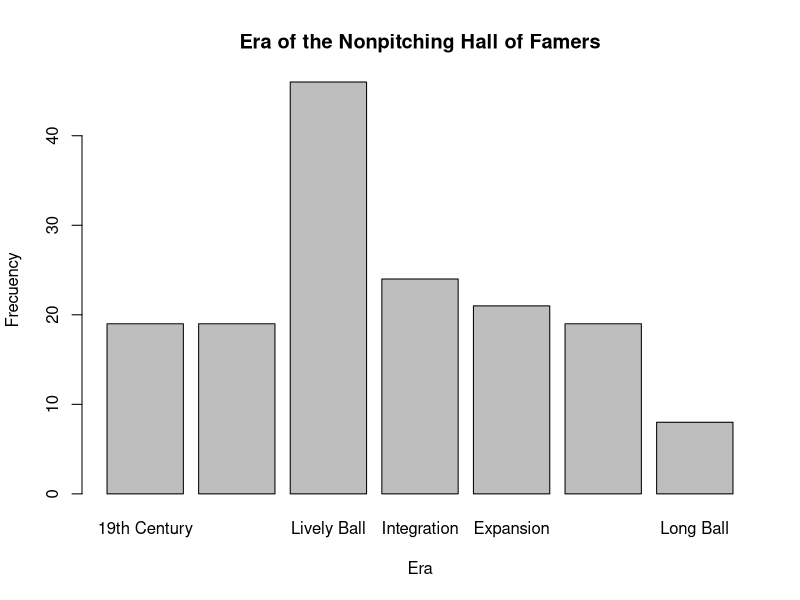
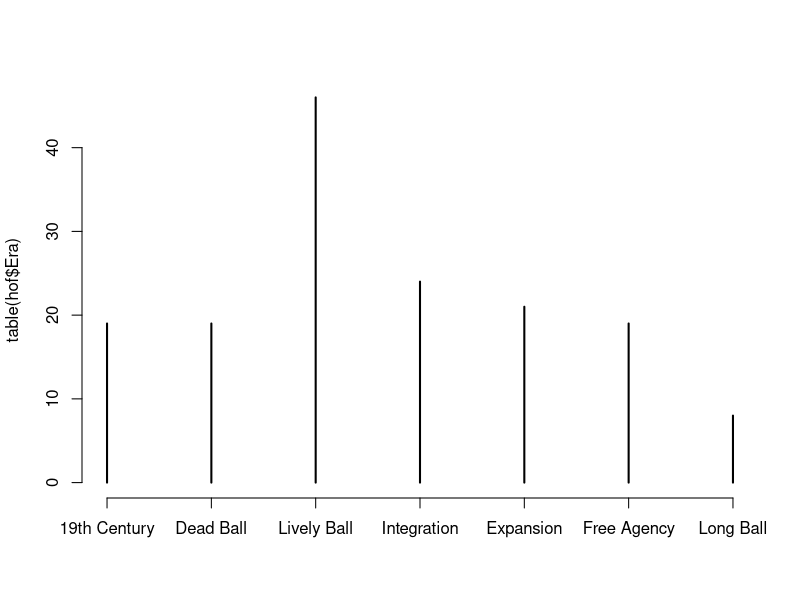
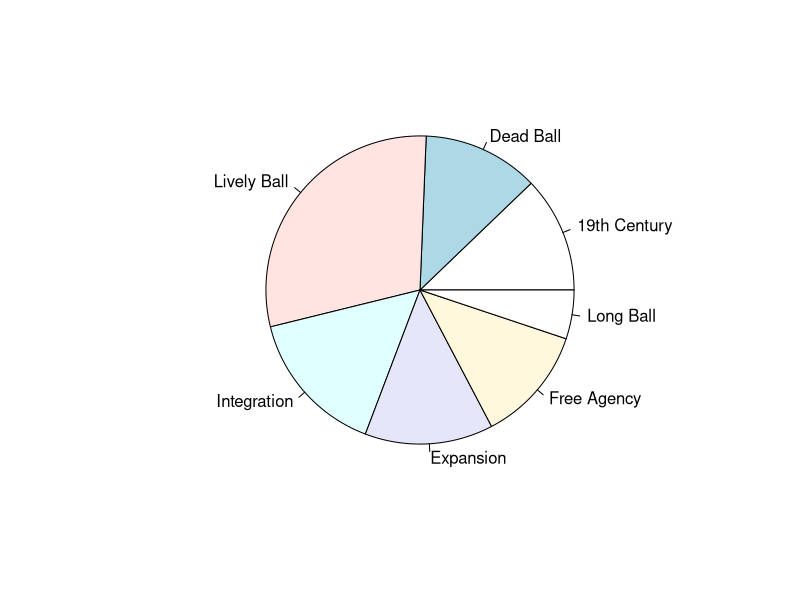
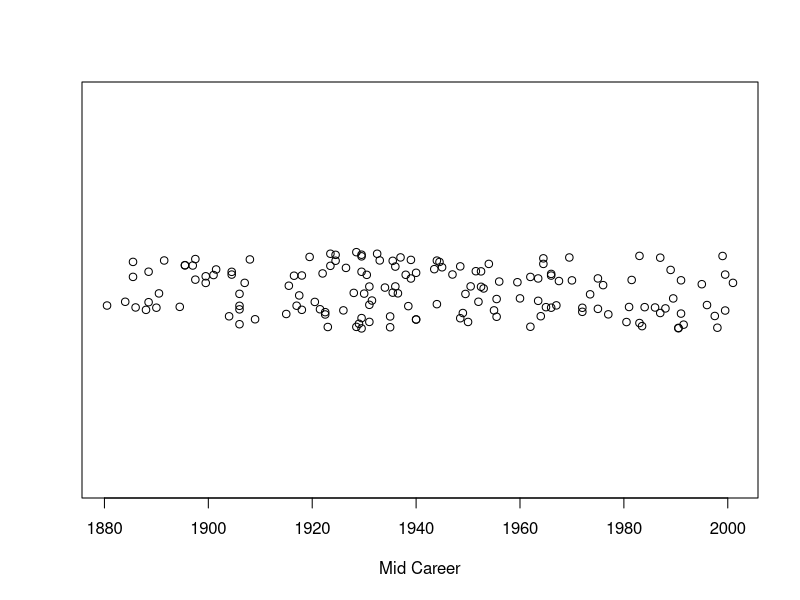

Write the R code that produced these figures, in order. (Note: this script raises an error after producing the figures.)

#cargando el dataset de bateo de los miembros en saldo de la fama 

hof <- read.csv("./data/hofbatting.csv")

#agregar la variables MidCareer, que muestra la mitad de la carrera del jugador
hof$MidCareer <- with(hof, (From + To)/2)

#convertir en factor las epocas 
hof$Era <- cut(hof$MidCareer,
               breaks=c(1800, 1900, 1919, 1941, 1960, 1976, 1993, 2050),
               labels=c("19th Century", "Dead Ball","Lively Ball", 
                        "Integration", "Expansion", "Free Agency",
                        "Long Ball"))


T.Era <- table(hof$Era)



#graficos para variables de factores o categoricas 

barplot(table(hof$Era), xlab = "Era", ylab = "Frecuency",
        main = "Era of the Nonpitching Hall of Famers")


plot(table(hof$Era))

pie(table(hof$Era))

#****************************************************************
#variables numericas 

windows(width=7, height = 3.5)
stripchart(hof$MidCareer, method = "jitter", pch = 1,
            xlab = "Mid Career"
           )
hist(hof$MidCareer, xlab = "Mid Career", main ="",
     breaks = seq(1880,200, by = 20))
#************************************************************
with(hof, plot(MidCareer, OPS))
with(hof, lines(lowess(MidCareer,OPS, f=0.3)))
with(hof, identify(MidCareer, OPS,  Player, n=4))

#***********************************************************

with(hof, plot(OBP, SLG, xlim = c(0.25,0.50),
               ylim = c(0.28,0.75), pch=19,
               xlab = "On-Base Percentage",
               ylab = "Slugging Percentaje"
               ))


with(hof, identify(OBP, SLG, Player, n=6))


#******************************************************
#comparacion de homerum y la ERA en baseball

hof$HR.Rate  <- with(hof, HR/AB)

#Grafico stripchart(HR.Rate !)




